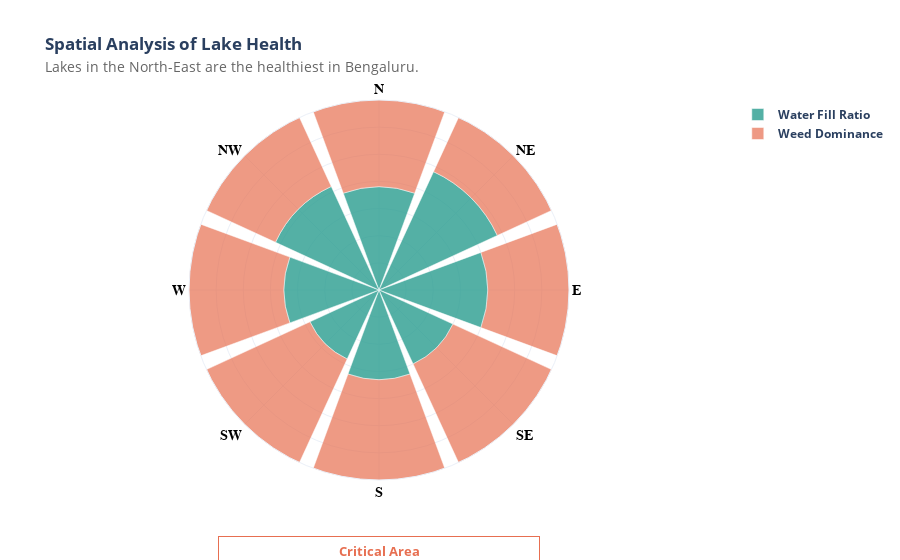

The notebook cell saved with this chart:
### Code cell
import plotly.graph_objects as go

# 1. Data Prep (Ensuring circular order)
directions = ['N', 'NE', 'E', 'SE', 'S', 'SW', 'W', 'NW']
# Matching your data to these cardinal points
water_ratios = [0.38, 0.48, 0.40, 0.30, 0.33, 0.28, 0.35, 0.42]
weed_ratios = [0.50, 0.42, 0.48, 0.61, 0.55, 0.63, 0.52, 0.45]

# 2. Create Figure
fig = go.Figure()

# Water Retention (Teal)
fig.add_trace(go.Barpolar(
    r=water_ratios,
    theta=directions,
    name='<b>Water Fill Ratio</b>',
    marker_color='#2A9D8F',
    opacity=0.8,
    hovertemplate='Water Fill = %{r:.2f}<extra></extra>'
))

# Weed Dominance (Coral)
fig.add_trace(go.Barpolar(
    r=weed_ratios,
    theta=directions,
    name='<b>Weed Dominance</b>',
    marker_color='#E76F51',
    opacity=0.7,
    hovertemplate='Weed Dominance = %{r:.2f}<extra></extra>'
))

# 3. Styling the Compass
fig.update_layout(
    title="<b>Spatial Analysis of Lake Health</b><br><span style='font-size:14px; color:#666;'>Lakes in the North-East are the healthiest in Bengaluru.</span>",
    font_size=12,
    template="plotly_white",
    polar=dict(
        radialaxis=dict(showline=False, 
                        ticks='', 
                        ticksuffix='%', 
                        angle=45,
                        showticklabels=False,
                        range=[0, 0.7]),
        angularaxis=dict(
            direction="clockwise",
            period=8,
            # THIS SECTION BOLDS THE DIRECTIONS
            tickfont=dict(
                size=14,
                color="black",
                family="sans-serif",
                weight="bold"
            )
        )
    ),
    legend=dict(yanchor="top", y=1, xanchor="left", x=1.1)
)

# 4. Floating Note for South-West Stressor
fig.add_annotation(
    xref="paper", yref="paper", x=0.5, y=-0.27,
    text="<b>Critical Area</b><br>South-West zone shows maximum weed expansion.",
    showarrow=False, font=dict(color="#E76F51", size=13),
    bgcolor="white", bordercolor="#E76F51", borderwidth=1, borderpad=5
)

fig.show()

### Figure 1 — Plotly figure (JSON) as saved in the notebook; plotly's stock layout.template omitted (floating-point values rounded to 4 significant figures)
{"data": [{"hovertemplate": "Water Fill = %{r:.2f}<extra></extra>", "marker": {"color": "#2A9D8F"}, "name": "<b>Water Fill Ratio</b>", "opacity": 0.8, "r": [0.38, 0.48, 0.4, 0.3, 0.33, 0.28, 0.35, 0.42], "theta": ["N", "NE", "E", "SE", "S", "SW", "W", "NW"], "type": "barpolar"}, {"hovertemplate": "Weed Dominance = %{r:.2f}<extra></extra>", "marker": {"color": "#E76F51"}, "name": "<b>Weed Dominance</b>", "opacity": 0.7, "r": [0.5, 0.42, 0.48, 0.61, 0.55, 0.63, 0.52, 0.45], "theta": ["N", "NE", "E", "SE", "S", "SW", "W", "NW"], "type": "barpolar"}], "layout": {"annotations": [{"bgcolor": "white", "bordercolor": "#E76F51", "borderpad": 5, "borderwidth": 1, "font": {"color": "#E76F51", "size": 13}, "showarrow": false, "text": "<b>Critical Area</b><br>South-West zone shows maximum weed expansion.", "x": 0.5, "xref": "paper", "y": -0.27, "yref": "paper"}], "font": {"size": 12}, "legend": {"x": 1.1, "xanchor": "left", "y": 1, "yanchor": "top"}, "polar": {"angularaxis": {"direction": "clockwise", "period": 8, "tickfont": {"color": "black", "family": "sans-serif", "size": 14, "weight": "bold"}}, "radialaxis": {"angle": 45, "range": [0, 0.7], "showline": false, "showticklabels": false, "ticks": "", "ticksuffix": "%"}}, "title": {"text": "<b>Spatial Analysis of Lake Health</b><br><span style='font-size:14px; color:#666;'>Lakes in the North-East are the healthiest in Bengaluru.</span>"}}}
